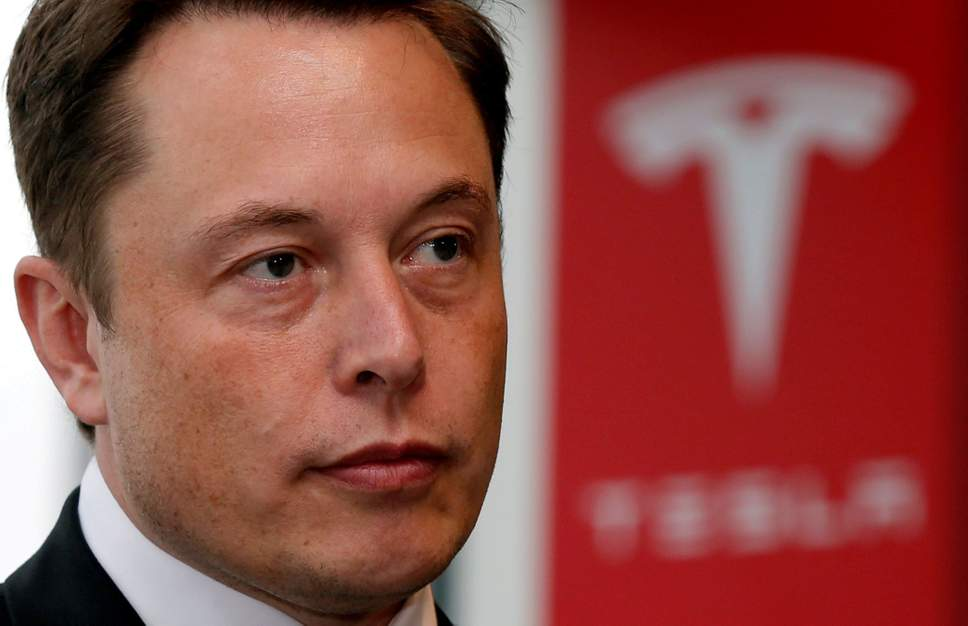
#> input picture Face Recognition/training-data/sample1/3-elon-musk-129.jpg, 968 x 626 px
$ python Face-Recognition.py
#> lines starting #> are read from the running program, lines starting #| are printed output that depends on the picture
# Face Recognition with OpenCV
import cv2
import os
import numpy as np


# there is no label 0 in our training data so subject name for index/label 0 is empty
subjects = [ "ElonMusk", "BillGates", "SteveJobs"]


#function to detect face using OpenCV
def extract_face(img):
    # convert the test image to gray image as opencv face detector expects gray images
    gray = cv2.cvtColor(img, cv2.COLOR_BGR2GRAY)

    # load OpenCV face detector, I am using LBP which is fast
    # there is also a more accurate but slow Haar classifier
    face_cascade = cv2.CascadeClassifier('opencv-files/lbpcascade_frontalface.xml')

    # let's detect multiscale (some images may be closer to camera than others) images
    # result is a list of faces
    faces = face_cascade.detectMultiScale(gray, scaleFactor=1.2, minNeighbors=5);

    # if no faces are detected then return original img
    if (len(faces) == 0):
        return None, None

    #under the assumption that there will be only one face,
    #extract the face area
    (x, y, w, h) = faces[0]

    #return only the face part of the image
    return gray[y:y+w, x:x+h], faces[0]


def training_data(training_folder_path):


    # get the directories (one directory for each subject) in data folder
#> called with training_folder_path = 'training-data'
    dirs = os.listdir(training_folder_path)

    # list to hold all subject faces
    faces = []
    # list to hold labels for all subjects
    labels = []

    # let's go through each directory and read images within it
    for dir_name in dirs:


        if not dir_name.startswith("s"):
            continue;

        # each directory starts with "sample" suffixed with the integer sequence. eg - sample1, sample2 .
        label = int(dir_name.replace("sample", "")) # removing sample from the name
        subject_dir_path = training_folder_path + "/" + dir_name
        subject_images_names = os.listdir(subject_dir_path) #adding the integer suffix to the list.

        #detect face and add face to list of faces
        for image_name in subject_images_names:

            # ignore system files like .DS_Store
            if image_name.startswith("."):
                continue;

            # build image path
            # sample image path = training-data/s1/1.pgm
            image_path = subject_dir_path + "/" + image_name

            # read image
            image = cv2.imread(image_path)
#> image is the input picture: shape (626, 968, 3); mean B, G, R 72, 78.6, 146.4

            #detect face
            face, rect = extract_face(image)
#> in extract_face, `gray = cv2.cvtColor(img, cv2.COLOR_BGR2GRAY)`:
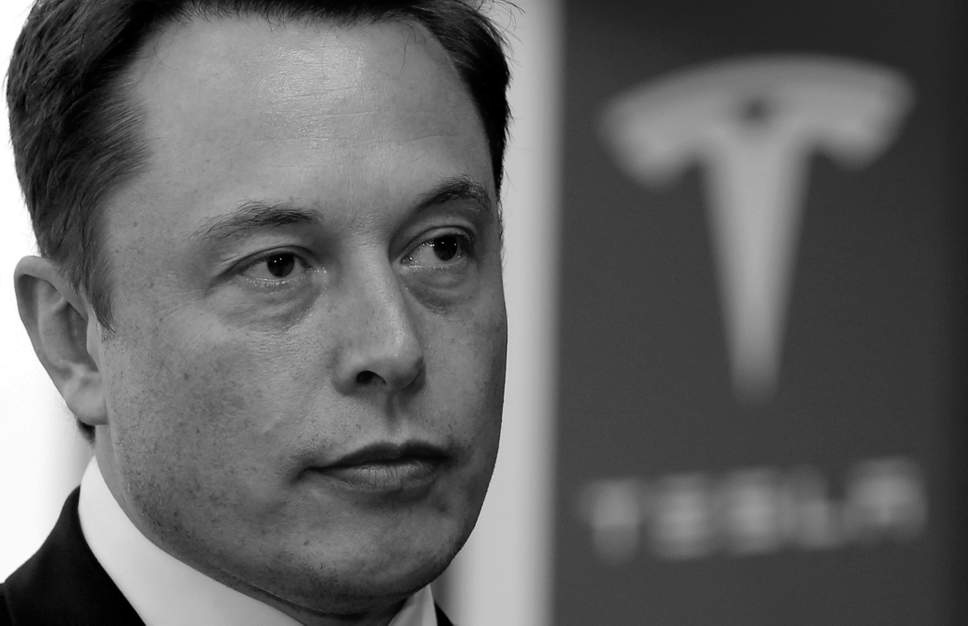
#> gray: shape (626, 968); min 0, max 255, mean 98.1
#> in extract_face, `faces = face_cascade.detectMultiScale(gray, scaleFactor=1.2, minNeighb..`: faces = [[121, 70, 507, 507]]
#> in extract_face, `(x, y, w, h) = faces[0]`: x = 121; y = 70; w = 507
#> rect = [121, 70, 507, 507]

           # ignoring faces that are not detected
            if face is not None:
                # add face and labels to list
                faces.append(face)
                labels.append(label)

    cv2.destroyAllWindows()
    cv2.waitKey(1)
    cv2.destroyAllWindows()

    return faces, labels


print(" Preparing Data: This might thake time")
# preparing training data
faces, labels = training_data("training-data")
print("Data prepared")


# create our LBPH face recognizer
face_recognizer = cv2.face.LBPHFaceRecognizer_create()

# or use EigenFaceRecognizer by replacing above line with
# face_recognizer = cv2.face.EigenFaceRecognizer_create()

# or use FisherFaceRecognizer by replacing above line with
# face_recognizer = cv2.face.FisherFaceRecognizer_create()


# training the reconizer
face_recognizer.train(faces, np.array(labels))


def prediction(test_img):
    # make a copy of the image as we don't want to chang original image
    img = test_img.copy()
    # detect face from the image
    face, rect = extract_face(img)

    # predict the image using our face recognizer
    label, confidence = face_recognizer.predict(face)
    # get name of respective label returned by face recognizer
    label_text = subjects[label-1]

    # draw a rectangle around face detected
    (x, y, w, h) = rect
    cv2.rectangle(img, (x, y), (x + w, y + h), (0, 255, 0), 2)

    # draw name of predicted person
    cv2.putText(img, label_text, (x, y), cv2.FONT_HERSHEY_PLAIN, 1.5, (0, 255, 0), 2)

    return img


print("Predicting images...")

# load test images
test_img1 = cv2.imread("test-data/test1.jpg")
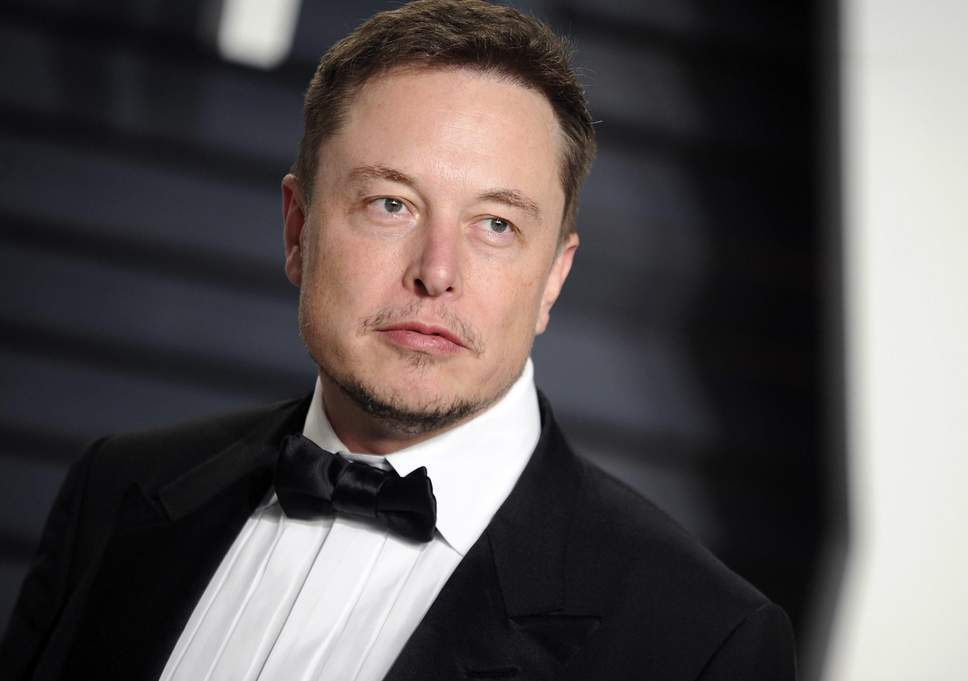
#> input picture Face Recognition/test-data/test1.jpg, 968 x 681 px
#> test_img1 is the input picture: shape (681, 968, 3); mean B, G, R 84.2, 83.9, 90
test_img2 = cv2.imread("test-data/test2.jpg")
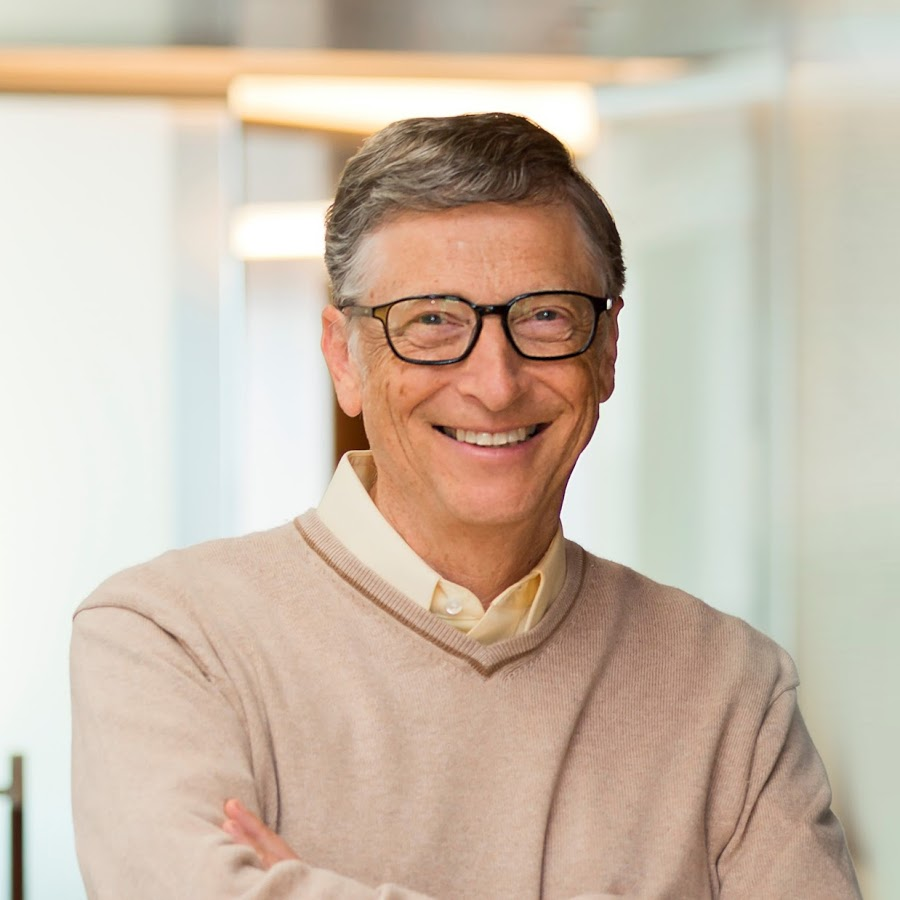
#> input picture Face Recognition/test-data/test2.jpg, 900 x 900 px
#> test_img2 is the input picture: shape (900, 900, 3); mean B, G, R 171.3, 187.7, 203.4
test_img3 = cv2.imread("test-data/test3.jpg")
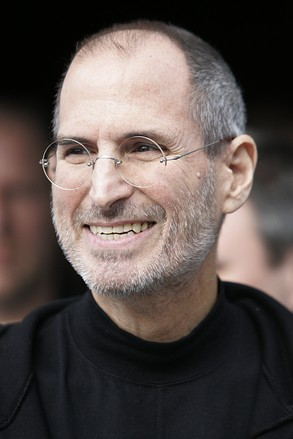
#> input picture Face Recognition/test-data/test3.jpg, 293 x 439 px
#> test_img3 is the input picture: shape (439, 293, 3); mean B, G, R 75.9, 79.5, 89.6

# making a prediction
predicted_img1 = prediction(test_img1)
#> in prediction, `face, rect = extract_face(img)`:
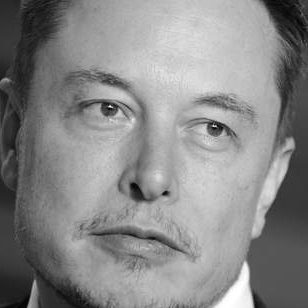
#> face: shape (308, 308); min 1, max 255, mean 136.3
#> in prediction, `face, rect = extract_face(img)`: rect = [284, 96, 308, 308]
#> in prediction, `label, confidence = face_recognizer.predict(face)`: label = 1; confidence = 49.01
#> in prediction, `label_text = subjects[label-1]`: label_text = 'ElonMusk'
#> in prediction, `(x, y, w, h) = rect`: x = 284; y = 96; w = 308
# predicted_img2 = predict(test_img2)
predicted_img3 = prediction(test_img3)
#> in prediction (call 2), `face, rect = extract_face(img)`:
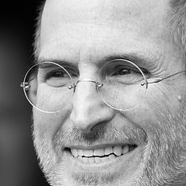
#> face: shape (186, 186); min 0, max 254, mean 148.9
#> in prediction (call 2), `face, rect = extract_face(img)`: rect = [19, 77, 186, 186]
#> in prediction (call 2), `label, confidence = face_recognizer.predict(face)`: confidence = 66.33
#> in prediction (call 2), `(x, y, w, h) = rect`: x = 19; y = 77; w = 186
print("Prediction complete")

# display both images
cv2.imshow(subjects[0], cv2.resize(predicted_img1, (400, 500)))
# cv2.imshow(subjects[1], cv2.resize(predicted_img2, (400, 500)))
cv2.imshow(subjects[2], cv2.resize(predicted_img3, (400, 500)))
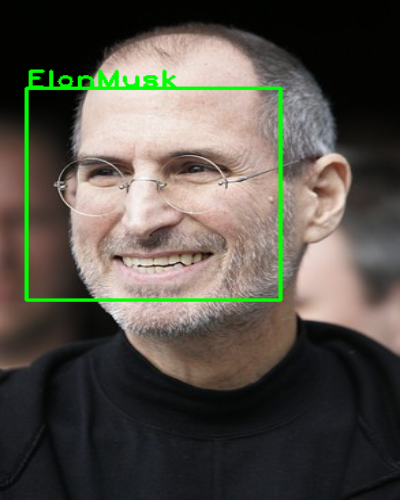
#> window 'SteveJobs': shape (500, 400, 3); mean B, G, R 73.3, 82.3, 86.4

cv2.waitKey(0)
cv2.destroyAllWindows()
cv2.waitKey(1)
cv2.destroyAllWindows()
